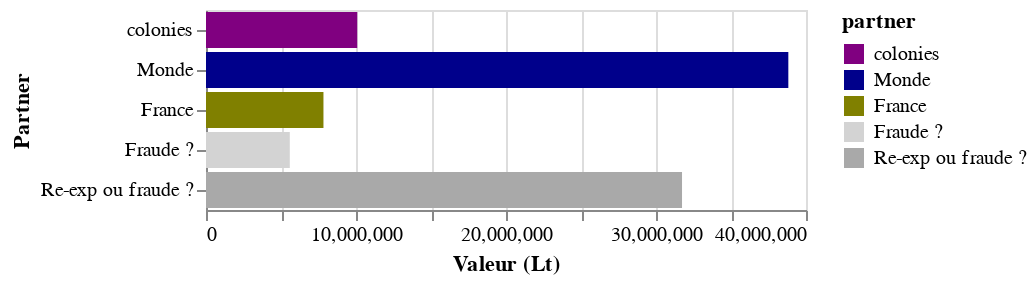

Notebook cell for this chart:
### Code cell
VegaLite({
  "data": {"values": data["Dunkerque"]},
  "transform": [{
      "aggregate": [{
       "op": "sum",
       "field": "value",
       "as": "total_product"
      }],
      "groupby": ["partner"]
  }],
  "mark": {"type":"bar", "tooltip": {"content": "data"}},
  "encoding": {
    "x": {"field": "total_product", "type": "quantitative", "title": "Valeur (Lt)"},
    "y": {"field": "partner", "sort": SORT_LABELS, "title": "Partner"},
    "color": {
        "field": "partner", 
        "sort": SORT_LABELS, 
        "type": "nominal", 
        "scale": {
            "domain": SORT_LABELS,
            "range": PALETTE
        }
    }
  }
})

### Figure 1 — Vega-Lite specification as saved in the notebook (floating-point values rounded to 4 significant figures)
{"data": {"values": [{"group": "import", "partner": "France", "product": "Other", "value": 212659}, {"group": "import", "partner": "Monde", "product": "Other", "value": 760882}, {"group": "import", "partner": "colonies", "product": "Other", "value": 1353}, {"group": "export", "partner": "France", "product": "Other", "value": 14280.0}, {"group": "export", "partner": "colonies", "product": "Other", "value": 8932}, {"group": "export", "partner": "Re-exp ou fraude ?", "product": "Other", "value": 951700.0}, {"group": "import", "partner": "France", "product": "Other foodstuffs and live animals", "value": 369300.0}, {"group": "import", "partner": "Monde", "product": "Other foodstuffs and live animals", "value": 6929264}, {"group": "import", "partner": "colonies", "product": "Other foodstuffs and live animals", "value": 1736}, {"group": "export", "partner": "France", "product": "Other foodstuffs and live animals", "value": 1184000.0}, {"group": "export", "partner": "colonies", "product": "Other foodstuffs and live animals", "value": 390372}, {"group": "export", "partner": "Re-exp ou fraude ?", "product": "Other foodstuffs and live animals", "value": 5726000.0}, {"group": "import", "partner": "France", "product": "Oils", "value": 67870.0}, {"group": "import", "partner": "Monde", "product": "Oils", "value": 537431}, {"group": "export", "partner": "France", "product": "Oils", "value": 23530.0}, {"group": "export", "partner": "colonies", "product": "Oils", "value": 14793}, {"group": "export", "partner": "Re-exp ou fraude ?", "product": "Oils", "value": 567000.0}, {"group": "import", "partner": "France", "product": "Plantation foodstuffs", "value": 42550}, {"group": "import", "partner": "colonies", "product": "Plantation foodstuffs", "value": 7345722}, {"group": "import", "partner": "Monde", "product": "Plantation foodstuffs", "value": 1649675}, {"group": "export", "partner": "France", "product": "Plantation foodstuffs", "value": 57275}, {"group": "export", "partner": "Monde", "product": "Plantation foodstuffs", "value": 3394711}, {"group": "export", "partner": "colonies", "product": "Plantation foodstuffs", "value": 436}, {"group": "export", "partner": "Fraude ?", "product": "Plantation foodstuffs", "value": 5585525}, {"group": "import", "partner": "France", "product": "Other threads and fabrics", "value": 543957}, {"group": "import", "partner": "Monde", "product": "Other threads and fabrics", "value": 5767681}, {"group": "export", "partner": "France", "product": "Other threads and fabrics", "value": 27060.0}, {"group": "export", "partner": "colonies", "product": "Other threads and fabrics", "value": 411933}, {"group": "export", "partner": "Re-exp ou fraude ?", "product": "Other threads and fabrics", "value": 5873000.0}, {"group": "import", "partner": "France", "product": "Leather, wood and paper products", "value": 103600.0}, {"group": "import", "partner": "Monde", "product": "Leather, wood and paper products", "value": 664528}, {"group": "import", "partner": "colonies", "product": "Leather, wood and paper products", "value": 61376}, {"group": "export", "partner": "France", "product": "Leather, wood and paper products", "value": 155300.0}, {"group": "export", "partner": "colonies", "product": "Leather, wood and paper products", "value": 32319}, {"group": "export", "partner": "Re-exp ou fraude ?", "product": "Leather, wood and paper products", "value": 641900.0}, {"group": "import", "partner": "France", "product": "Chemical products", "value": 280900.0}, {"group": "import", "partner": "Monde", "product": "Chemical products", "value": 508907}, {"group": "import", "partner": "colonies", "product": "Chemical products", "value": 89556}, {"group": "export", "partner": "France", "product": "Chemical products", "value": 111000.0}, {"group": "export", "partner": "Monde", "product": "Chemical products", "value": 101042}, {"group": "export", "partner": "colonies", "product": "Chemical products", "value": 16237}, {"group": "export", "partner": "Re-exp ou fraude ?", "product": "Chemical products", "value": 651100.0}, {"group": "import", "partner": "France", "product": "Silk threads and fabrics", "value": 218180}, {"group": "import", "partner": "Monde", "product": "Silk threads and fabrics", "value": 960770}, {"group": "export", "partner": "colonies", "product": "Silk threads and fabrics", "value": 2100}, {"group": "export", "partner": "Re-exp ou fraude ?", "product": "Silk threads and fabrics", "value": 1176850}, {"group": "import", "partner": "France", "product": "Drinks and tobacco", "value": 1387000.0}, {"group": "import", "partner": "Monde", "product": "Drinks and tobacco", "value": 4440210}, {"group": "import", "partner": "colonies", "product": "Drinks and tobacco", "value": 68894}, {"group": "export", "partner": "France", "product": "Drinks and tobacco", "value": 130900.0}, {"group": "export", "partner": "Monde", "product": "Drinks and tobacco", "value": 345721}, {"group": "export", "partner": "colonies", "product": "Drinks and tobacco", "value": 93596}, {"group": "export", "partner": "Re-exp ou fraude ?", "product": "Drinks and tobacco", "value": 5326000.0}, {"group": "import", "partner": "France", "product": "Coton threads and fabrics", "value": 99571}, {"group": "import", "partner": "Monde", "product": "Coton threads and fabrics", "value": 4831856}, {"group": "export", "partner": "colonies", "product": "Coton threads and fabrics", "value": 49084}, {"group": "export", "partner": "France", "product": "Coton threads and fabrics", "value": 547605}, {"group": "export", "partner": "Re-exp ou fraude ?", "product": "Coton threads and fabrics", "value": 4334738}, {"group": "import", "partner": "France", "product": "Crude materials, inedible, except combustibles", "value": 331600.0}, {"group": "import", "partner": "Monde", "product": "Crude materials, inedible, except combustibles", "value": 2490363}, {"group": "import", "partner": "colonies", "product": "Crude materials, inedible, except combustibles", "value": 1101518}, {"group": "export", "partner": "France", "product": "Crude materials, inedible, except combustibles", "value": 1341000.0}, {"group": "export", "partner": "Monde", "product": "Crude materials, inedible, except combustibles", "value": 719051}, {"group": "export", "partner": "colonies", "product": "Crude materials, inedible, except combustibles", "value": 6630}, {"group": "export", "partner": "Re-exp ou fraude ?", "product": "Crude materials, inedible, except combustibles", "value": 1857000.0}, {"group": "import", "partner": "France", "product": "Wool threads and fabrics", "value": 123728}, {"group": "import", "partner": "Monde", "product": "Wool threads and fabrics", "value": 1721100}, {"group": "export", "partner": "colonies", "product": "Wool threads and fabrics", "value": 71104}, {"group": "export", "partner": "France", "product": "Wool threads and fabrics", "value": 1376}, {"group": "export", "partner": "Re-exp ou fraude ?", "product": "Wool threads and fabrics", "value": 1772348}, {"group": "import", "partner": "France", "product": "Other industrial products", "value": 314800.0}, {"group": "import", "partner": "Monde", "product": "Other industrial products", "value": 2999118}, {"group": "export", "partner": "France", "product": "Other industrial products", "value": 141500.0}, {"group": "export", "partner": "colonies", "product": "Other industrial products", "value": 313967}, {"group": "export", "partner": "Re-exp ou fraude ?", "product": "Other industrial products", "value": 2858000.0}]}, "encoding": {"color": {"field": "partner", "scale": {"domain": ["colonies", "Monde", "France", "Fraude ?", "Re-exp ou fraude ?"], "range": ["purple", "darkblue", "olive", "lightgrey", "darkgrey"]}, "sort": ["colonies", "Monde", "France", "Fraude ?", "Re-exp ou fraude ?"], "type": "nominal"}, "x": {"field": "total_product", "title": "Valeur (Lt)", "type": "quantitative"}, "y": {"field": "partner", "sort": ["colonies", "Monde", "France", "Fraude ?", "Re-exp ou fraude ?"], "title": "Partner"}}, "mark": {"tooltip": {"content": "data"}, "type": "bar"}, "transform": [{"aggregate": [{"as": "total_product", "field": "value", "op": "sum"}], "groupby": ["partner"]}]}
